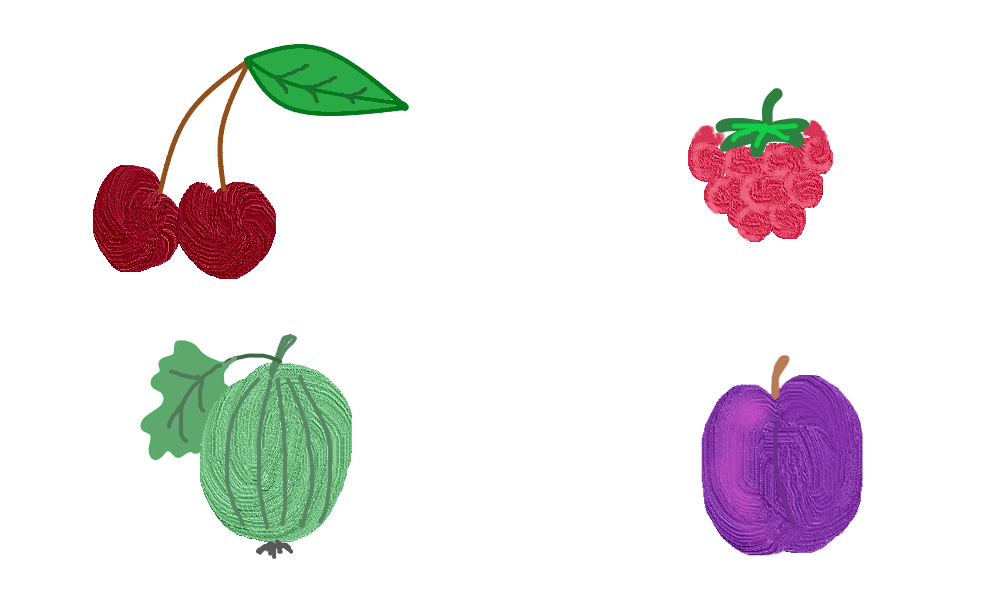
#> input picture Срезы/fruits.png, 1000 x 600 px, given in place of picture.png, which was not available
$ python 6.py
#> lines starting #> are read from the running program, lines starting #| are printed output that depends on the picture; pictures that were not available may be replaced by others from this repository, and a replacement may not be noted
from PIL import Image, ImageFilter

image = Image.open('picture.png')
#> image is the input picture: PIL image 1000x600 RGB; mean R, G, B 235.2, 231.1, 232.3
reflection = image.transpose(Image.FLIP_TOP_BOTTOM)
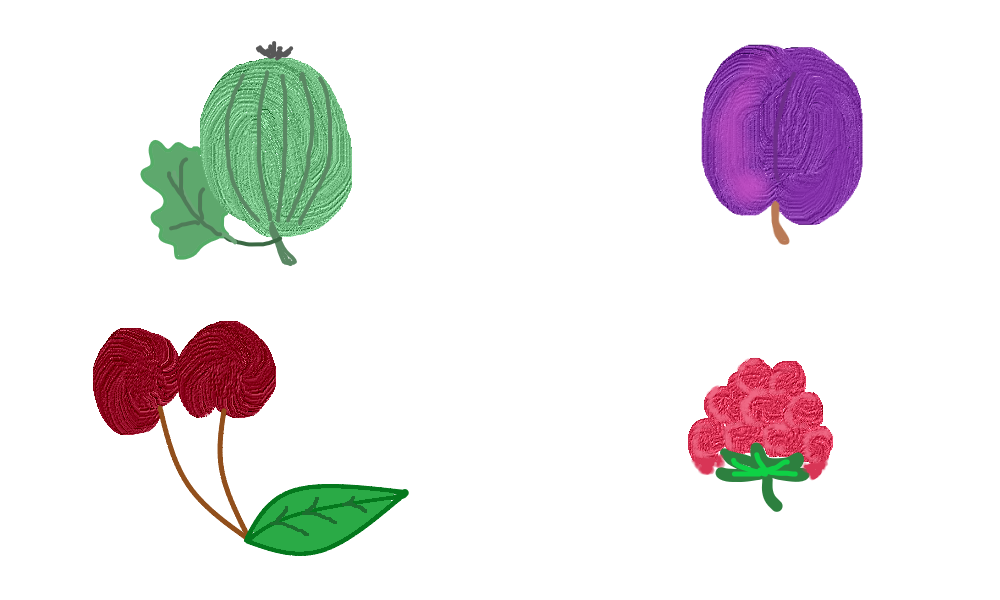
#> reflection: PIL image 1000x600 RGB; mean R, G, B 235.2, 231.1, 232.3
blur_radius = float(input())
#> the answer given: 3

reflection_blurred = reflection.filter(ImageFilter.GaussianBlur(radius=blur_radius))
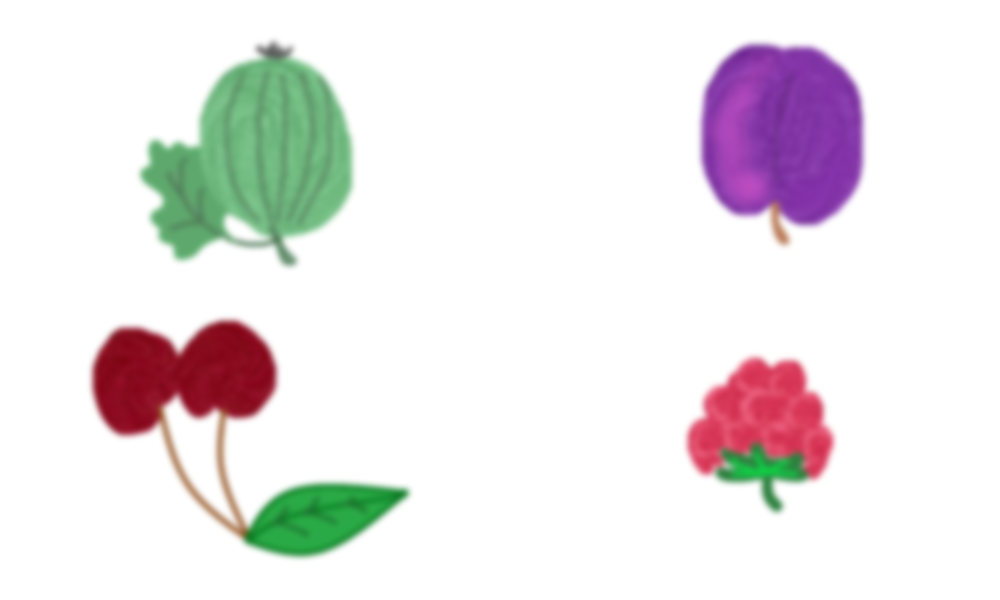
#> reflection_blurred: PIL image 1000x600 RGB; mean R, G, B 235.2, 231.1, 232.3
width, height = image.size
#> width = 1000; height = 600
new_image = Image.new('RGB', (width, height * 2))
#> new_image: PIL image 1000x1200 RGB; every value is 0
new_image.paste(image, (0, 0))
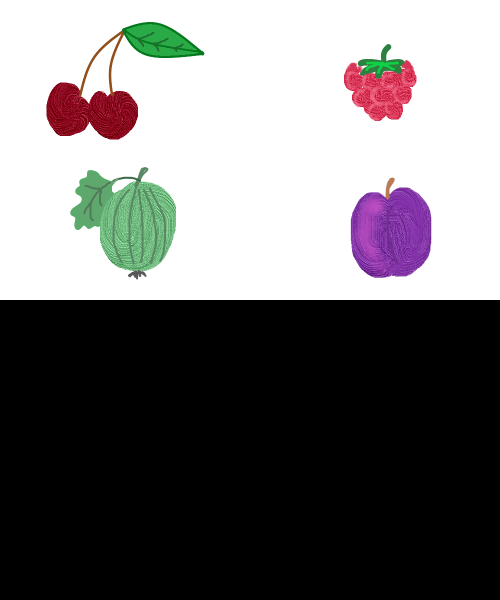
#> new_image: PIL image 1000x1200 RGB (shown at 1/2 size); mean R, G, B 117.6, 115.5, 116.2
new_image.paste(reflection_blurred, (0, height))
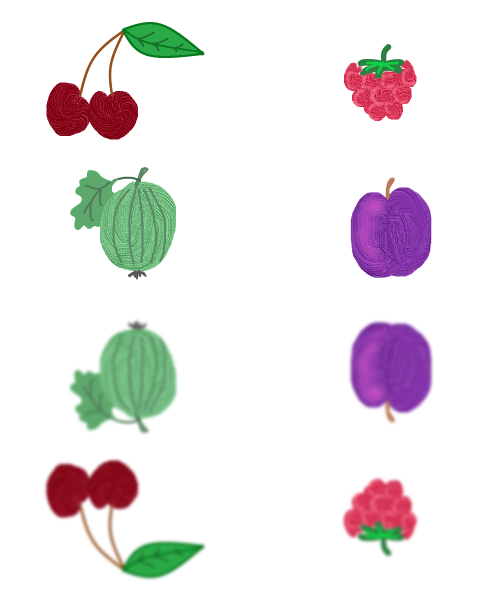
#> new_image: PIL image 1000x1200 RGB (shown at 1/2 size); mean R, G, B 235.2, 231.1, 232.3
new_image.save('result.png')
